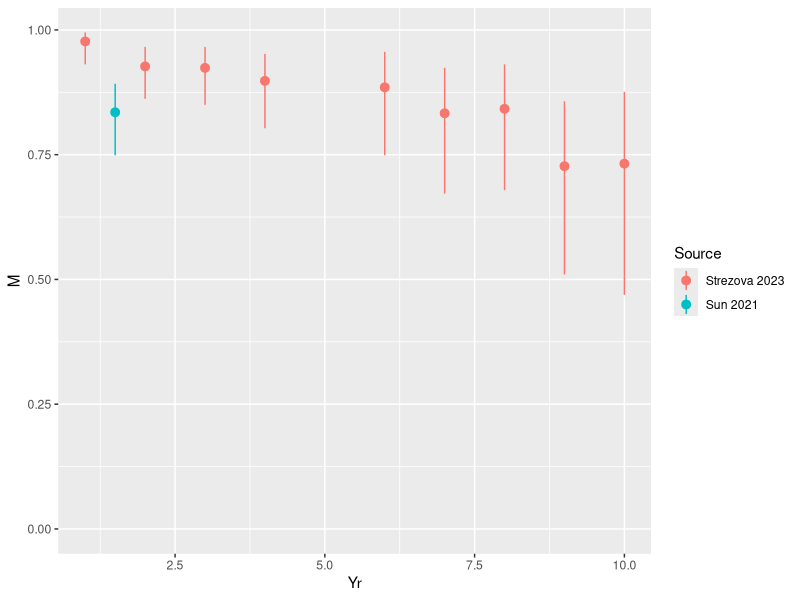
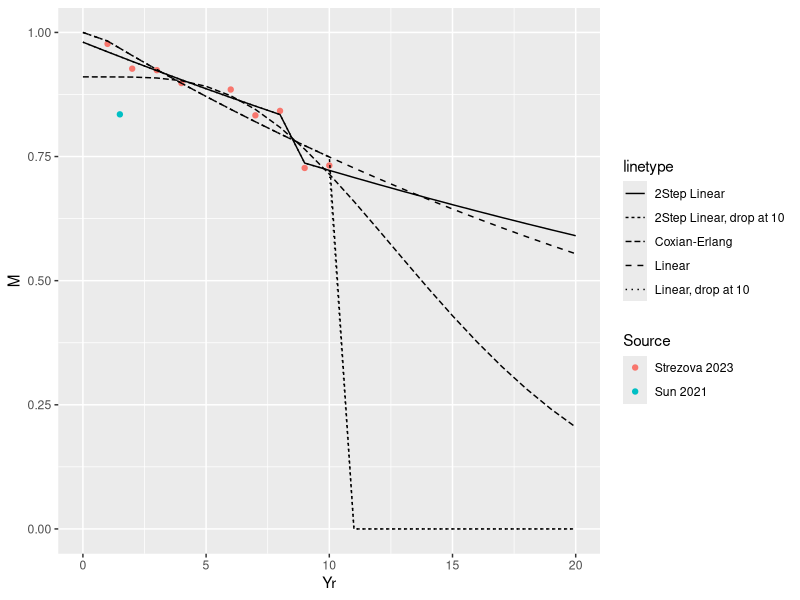

Recreate these plots in R, in order. (Note: this script raises an error after producing the figures.)
library(tidyverse)
library(readxl)




dat_ve <- read_xlsx(here::here("data", "Shingrix VE.xlsx"), sheet = 1) %>% 
  filter(Use) %>% 
  filter(Type == "HZ") %>% 
  mutate(
    M = M / 100,
    L = L / 100, 
    U = U / 100,
    Yr = gsub("yr", "", `Sub-group`),
    Yr = ifelse(is.na(Yr), 1.5, as.numeric(Yr))
  )




dat_ve %>% 
  ggplot() + 
  geom_pointrange(aes(x = Yr, y = M, ymax = U, ymin = L, colour = Source)) + 
  expand_limits(y = 0)



fit_loglin <- lm(log(M) ~ Yr, data = dat_ve %>% filter(!Realworld))
fit_step2<- lm(log(M) ~ Yr + (Yr >= 9), data = dat_ve %>% filter(!Realworld))

fit_ce <- nlminb(c(2, 0.1, 0.9), function(x) {
  dat_ve %>% 
    mutate(
      fit = (1 - pgamma(Yr, x[1], x[2])) * x[3]
    ) %>% 
    summarise(r = sum((1 - fit / M) ^ 2)) %>% pull(r)
}, lower = 0, upper = c(Inf, Inf, 1))


proj <- tibble(Yr = 0:100) %>% 
  mutate(
    f_l = exp(predict(fit_loglin, .)),
    f_l = pmin(1, f_l),
    f_s2 = exp(predict(fit_step2, .)),
    f_s2 = pmin(1, f_s2),
    f_ga = (1 - pgamma(Yr, fit_ce$par[1], fit_ce$par[2])) * fit_ce$par[3],
    f_l_d10 = ifelse(Yr > 10, 0, f_s2),
    f_s2_d10 = ifelse(Yr > 10, 0, f_l)
  )


proj %>% 
  filter(Yr <= 20) %>% 
  ggplot() +
  geom_point(data = dat_ve, aes(x = Yr, y = M, colour = Source)) +
  geom_line(aes(x = Yr, y = f_l, linetype = "Linear")) +
  geom_line(aes(x = Yr, y = f_s2, linetype = "2Step Linear")) +
  # geom_line(aes(x = Yr, y = f_l * 0.87, linetype = "Linear")) +
  # geom_line(aes(x = Yr, y = f_s2 * 0.87, linetype = "2Step Linear")) +
  # geom_line(aes(x = Yr, y = f_ga * 0.91, linetype = "Coxian-Erlang")) +
  geom_line(aes(x = Yr, y = f_l_d10, linetype = "Linear, drop at 10")) +
  geom_line(aes(x = Yr, y = f_s2_d10, linetype = "2Step Linear, drop at 10")) +
  geom_line(aes(x = Yr, y = f_ga, linetype = "Coxian-Erlang")) +
  expand_limits(y = 0)


## Output to parameters -----

ve0 <- crossing(Age = 0:100, AgeVac = 0:100) %>% 
  filter(Age >= AgeVac) %>% 
  mutate(
    TypeVac = "Shingrix",
    Yr = Age - AgeVac
  )

ve_nic <- ve0 %>% 
  left_join(proj %>% select(Yr, VE_Trial = f_l) %>% mutate(VE_Real = VE_Trial * 0.87)) %>% 
  pivot_longer(starts_with("VE"), names_pattern = "VE_(\\w+)", names_to = "Type", values_to = "VE") %>% 
  mutate(IC = F) %>% 
  select(-Yr) %>% 
  arrange(Type, Age, AgeVac)

save(ve_nic, file = here::here("pars", "ves_linear.rdata"))


ve_nic <- ve0 %>% 
  left_join(proj %>% select(Yr, VE_Trial = f_s2) %>% mutate(VE_Real = VE_Trial * 0.87)) %>% 
  pivot_longer(starts_with("VE"), names_pattern = "VE_(\\w+)", names_to = "Type", values_to = "VE") %>% 
  mutate(IC = F) %>% 
  select(-Yr) %>% 
  arrange(Type, Age, AgeVac)

save(ve_nic, file = here::here("pars", "ves_2step.rdata"))


ve_nic <- ve0 %>% 
  left_join(proj %>% select(Yr, VE_Trial = f_ga) %>% mutate(VE_Real = VE_Trial * 0.91)) %>% 
  pivot_longer(starts_with("VE"), names_pattern = "VE_(\\w+)", names_to = "Type", values_to = "VE") %>% 
  mutate(IC = F) %>% 
  select(-Yr) %>% 
  arrange(Type, Age, AgeVac)

save(ve_nic, file = here::here("pars", "ves_ce.rdata"))


ve_nic <- ve0 %>% 
  left_join(proj %>% select(Yr, VE_Trial = f_l_d10) %>% mutate(VE_Real = VE_Trial * 0.87)) %>% 
  pivot_longer(starts_with("VE"), names_pattern = "VE_(\\w+)", names_to = "Type", values_to = "VE") %>% 
  mutate(IC = F) %>% 
  select(-Yr) %>% 
  arrange(Type, Age, AgeVac)

save(ve_nic, file = here::here("pars", "ves_linear_drop10.rdata"))


ve_nic <- ve0 %>% 
  left_join(proj %>% select(Yr, VE_Trial = f_s2_d10) %>% mutate(VE_Real = VE_Trial * 0.87)) %>% 
  pivot_longer(starts_with("VE"), names_pattern = "VE_(\\w+)", names_to = "Type", values_to = "VE") %>% 
  mutate(IC = F) %>% 
  select(-Yr) %>% 
  arrange(Type, Age, AgeVac)

save(ve_nic, file = here::here("pars", "ves_2step_drop10.rdata"))

